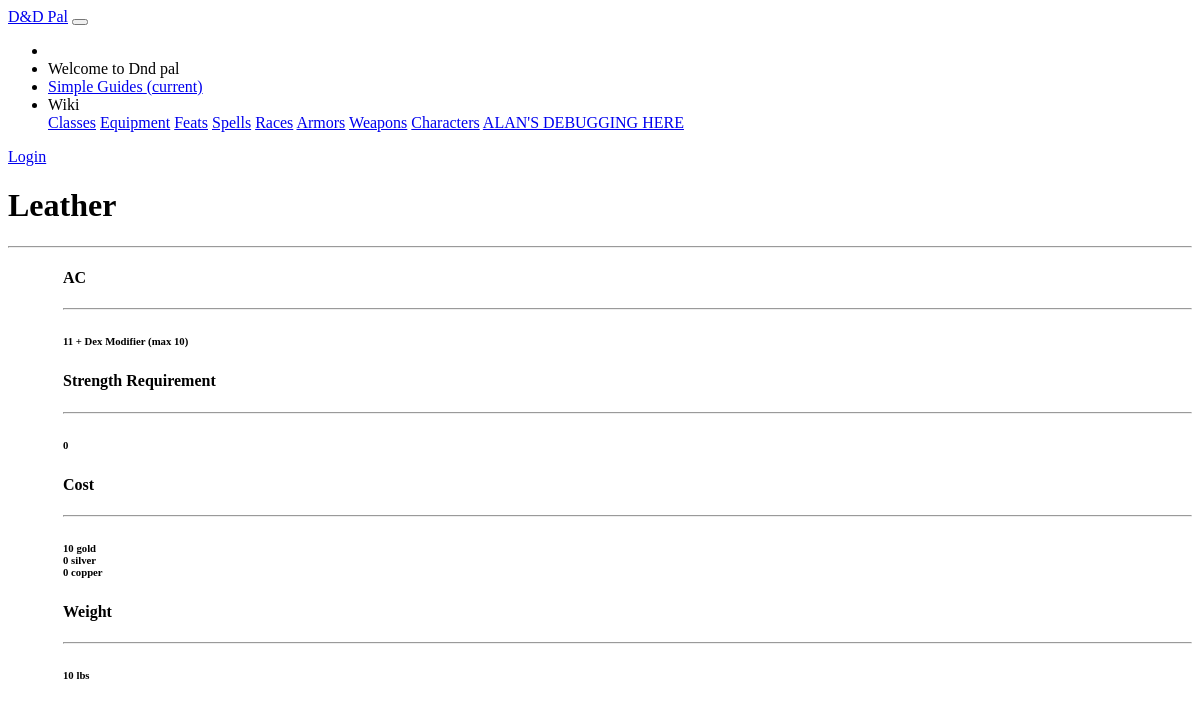
The page /dndpal/armor/Leather on the database its author committed.
### dndpal/models.py (models this page shows, shortened)
class Armor(models.Model):
    name = models.CharField(default = '', primary_key = True, max_length = 100, help_text = "Enter the name of the armor")
    armor_bonus = models.SmallIntegerField(default= 0, help_text="Enter the armor bonus for this item in pounds.")
    max_dexterity =  models.SmallIntegerField(default= 0, help_text="Enter the maximum amount of bonus AC from dex modifier.")
    is_stealth = models.BooleanField(default = False, help_text="Is the armor stealthy?")
    weight = models.SmallIntegerField(default= 0, help_text="Enter the weight for this item in pounds.")
    gold = models.IntegerField(default=0, help_text="Enter the gold-price component for this armor")
    silver = models.IntegerField(default=0, help_text="Enter the silver-price component for this armor")
    copper = models.IntegerField(default=0, help_text="Enter the copper-price component for this armor")
    required_strength = models.SmallIntegerField(default= 0, help_text="Enter the required strength to use this armor.")
    required_materials = models.CharField(default = "", max_length = 10000, help_text = "Enter the required materials to cast this spell in JSON format.")
    armor_type = models.CharField(default = "", max_length = 10000, help_text = "Enter a comma separated list for the class")

### dndpal/views.py (the view)
# urls.py: path('armor/<str:pk>', views.ArmorDetailView.as_view(), name='armor-detail'),
class ArmorDetailView(generic.DetailView):
    model = Armor

### dndpal/templates/dndpal/armor_detail.html (shortened to what this page needs)
{% extends "base_generic.html" %}
{% block content %}
<main role="main" class="container">
    <div class="container card p-5" style="margin-top:10px;">
        <div class="row" style="margin-top: 10px">
            <div class="col-md">
                <h1>{{armor.name}}</h1>
                <hr>
            </div>
        </div>
        <div style="margin-left: 55px;">
            <div class="row" style="margin-top: 10px">
                <div class="col-md-6">
                    <h4>AC</h4>
                    <hr>
                    {% if armor.max_dexterity == 0 %}
                    <h6 class="m-3">{{armor.armor_bonus}}</h6>
                    {% else %}
                    <h6 class="m-3">{{armor.armor_bonus}} + Dex Modifier (max {{armor.max_dexterity}})</h6>
					{% endif %}
                </div>
            </div>
            <div class="row" style="margin-top: 10px">
                <div class="col-md-6">
                    <h4>Strength Requirement</h4>
                    <hr>
                    <div>
                        <h6 class="m-3">{{armor.required_strength}}</h6>
                    </div>
                </div>
            </div>
            <div class="row" style="margin-top: 10px">
                <div class="col-md-6">
                    <h4>Cost</h4>
                    <hr>
                    <h6 class="m-3">{{armor.gold}} gold <br>
                        {{armor.silver}} silver <br>
                        {{armor.copper}} copper <br></h6>
                </div>
            </div>
            <div class="row" style="margin-top: 10px">
                <div class="col-md-6">
                    <h4>Weight</h4>
                    <hr>
                    <div>
                        <h6 class="m-3">{{armor.weight}} lbs</h6>
                    </div>
                </div>
            </div>
        </div>
    </div>
</main>
{% endblock %}

### rows shown on the page
Armor: name "Leather", armor_bonus "11", max_dexterity "10", required_strength "0", gold "10", silver "0", copper "0", weight "10"
